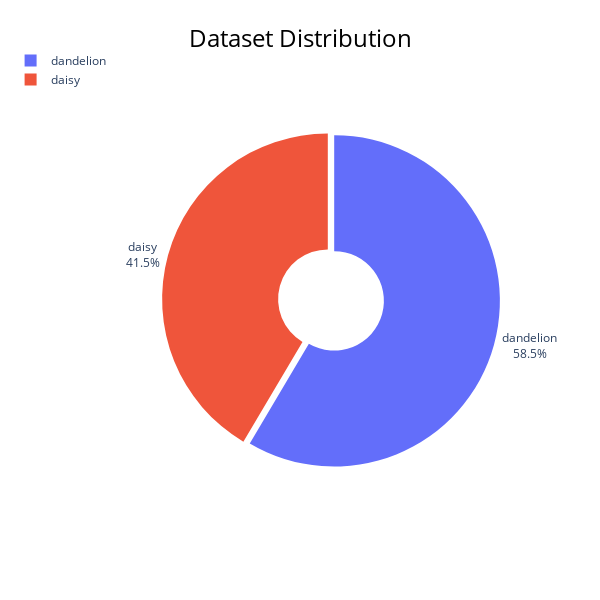

The notebook cell this image was saved under:
### Code cell
# interactive pieplot
fig = plot_class_distribution(
    label_counts,
    class_names=trainset.classes,
    title="Dataset Distribution",
    paper_bgcolor="rgba(255255,255,.1)",
    plot_bgcolor="rgba(0,0,0,0)",
    t=10,b=10,l=10,r=100,
    height=600,width=600,
    legend_x_anchor="center",
    legend_y_anchor="middle",
    legend_orientation = "v",
    legend_x = -.3,
    legend_y = 1
)
fig.show()

### Figure 1 — Plotly figure (JSON) as saved in the notebook; plotly's stock layout.template omitted (floating-point values rounded to 4 significant figures)
{"data": [{"hole": 0.3, "hoverinfo": "text", "hovertext": ["daisy<br>Count: 1058<br>Percentage: 41.5%", "dandelion<br>Count: 1492<br>Percentage: 58.5%"], "labels": ["daisy", "dandelion"], "pull": [0.02, 0.02], "textfont": {"size": 12}, "textinfo": "label+percent", "textposition": "outside", "type": "pie", "values": [1058, 1492]}], "layout": {"height": 600, "legend": {"orientation": "v", "x": -0.3, "xanchor": "center", "y": 1, "yanchor": "middle"}, "margin": {"b": 10, "l": 10, "r": 100, "t": 10}, "paper_bgcolor": "rgba(255255,255,.1)", "plot_bgcolor": "rgba(0,0,0,0)", "showlegend": true, "title": {"font": {"color": "#000000", "size": 24}, "text": "Dataset Distribution", "x": 0.5, "xanchor": "center", "y": 0.95}, "width": 600}}
